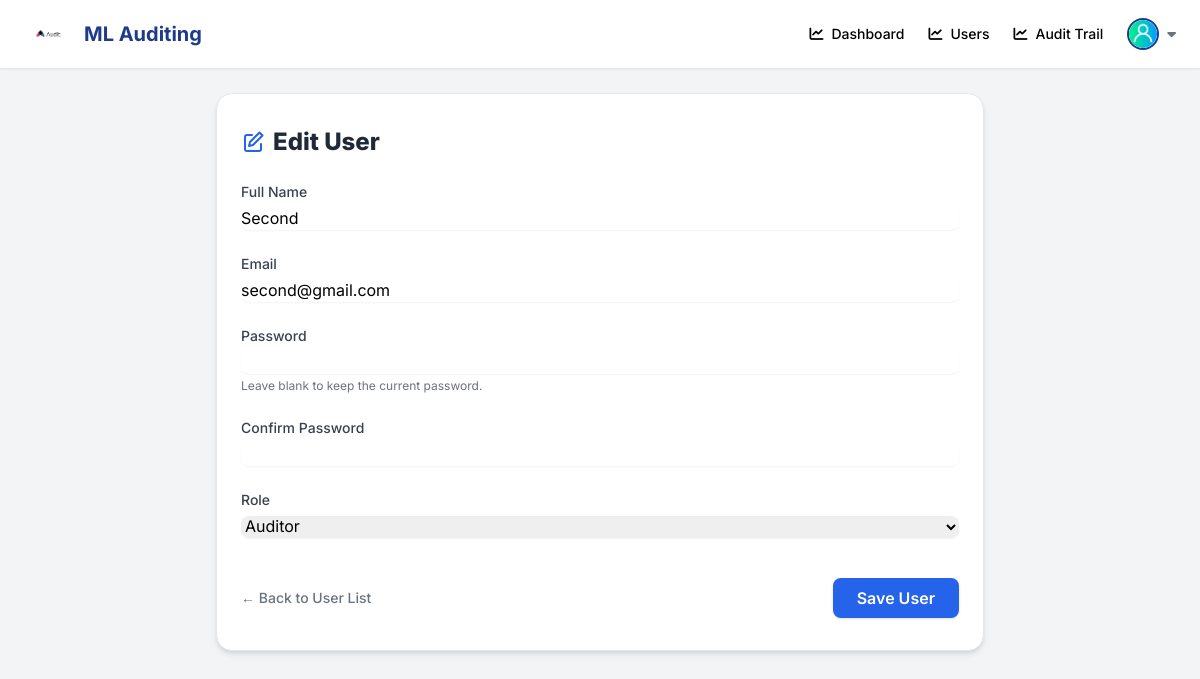
The page /users/3/edit (signed in) on the database its author committed.
### app/models.py (models this page shows, shortened)
class User(UserMixin, db.Model):
    id = db.Column(db.Integer, primary_key=True)
    email = db.Column(db.String(100), unique=True)
    password = db.Column(db.String(100))
    name = db.Column(db.String(100))
    role = db.Column(db.Integer)
    def to_dict(self):
        return {
            "id": self.id,
            "email": self.email,
            "name": self.name,
            "role": self.role
        }

### app/users.py (the view, shortened to what this page needs)
@users_bp.route('/<int:user_id>/edit', methods=['GET', 'POST'])
@login_required
def edit(user_id):
    user = User.query.get_or_404(user_id)
    form = UserForm(obj=user)
    form.password.validators = []
    form.confirm_password.validators = []
    old_data = user.to_dict()
    return render_template('edit.html', form=form, user=user)

### app/forms.py
class UserForm(FlaskForm):
    email = StringField('Email', validators=[
        DataRequired(), Email(), Length(max=100)
    ])
    name = StringField('Full Name', validators=[
        DataRequired(), Length(max=100)
    ])
    password = PasswordField('Password', validators=[
        DataRequired(), Length(min=6),
        EqualTo('confirm_password', message='Passwords must match')
    ])
    confirm_password = PasswordField('Confirm Password', validators=[
        DataRequired()
    ])
    role = SelectField('Role', choices=[
        ('1', 'Admin'),
        ('2', 'Auditor')
    ], validators=[DataRequired()])
    submit = SubmitField('Save User')

### app/templates/edit.html (shortened to what this page needs)
{% extends 'base.html' %}
{% block content %}
<div class="max-w-3xl mx-auto px-6 py-8 bg-white rounded-2xl shadow-md border border-gray-200">
  <h2 class="text-2xl font-extrabold text-gray-800 mb-6 flex items-center gap-2">
    <svg xmlns="http://www.w3.org/2000/svg" class="h-6 w-6 text-blue-600" fill="none" viewBox="0 0 24 24" stroke="currentColor">
      <path stroke-linecap="round" stroke-linejoin="round" stroke-width="2" d="M11 5H6a2 2 0 00-2 2v12a2 2 0 002 2h12a2 2 0 002-2v-5M18.5 2.5l3 3L12 15l-4 1 1-4 9.5-9.5z" />
    </svg>
    Edit User
  </h2>
  <form method="POST" class="space-y-6">
    <div>
      <label class="block text-sm font-medium text-gray-700 mb-1">{{ form.name.label.text }}</label>
      {{ form.name(class="form-input w-full rounded-lg border-gray-300 focus:ring-blue-500 focus:border-blue-500 shadow-sm") }}
    </div>
    <div>
      <label class="block text-sm font-medium text-gray-700 mb-1">{{ form.email.label.text }}</label>
      {{ form.email(class="form-input w-full rounded-lg border-gray-300 focus:ring-blue-500 focus:border-blue-500 shadow-sm") }}
    </div>
    <div>
      <label class="block text-sm font-medium text-gray-700 mb-1">{{ form.password.label.text }}</label>
      {{ form.password(class="form-input w-full rounded-lg border-gray-300 focus:ring-blue-500 focus:border-blue-500 shadow-sm") }}
      <p class="text-xs text-gray-500 mt-1">Leave blank to keep the current password.</p>
    </div>
    <div>
      <label class="block text-sm font-medium text-gray-700 mb-1">{{ form.confirm_password.label.text }}</label>
      {{ form.confirm_password(class="form-input w-full rounded-lg border-gray-300 focus:ring-blue-500 focus:border-blue-500 shadow-sm") }}
    </div>
    <div>
      <label class="block text-sm font-medium text-gray-700 mb-1">{{ form.role.label.text }}</label>
      {{ form.role(class="form-select w-full rounded-lg border-gray-300 focus:ring-blue-500 focus:border-blue-500 shadow-sm") }}
    </div>
    <div class="flex justify-between items-center pt-4">
      <a href="{{ url_for('users.users') }}" class="text-gray-500 hover:text-blue-600 transition text-sm font-medium">
        ← Back to User List
      </a>
      {{ form.submit(class="bg-blue-600 hover:bg-blue-700 transition text-white font-semibold px-6 py-2 rounded-lg shadow") }}
    </div>
  </form>
</div>
{% endblock %}

### app/templates/base.html (style rules this page uses)
body { font-family: 'Inter', sans-serif; }
:root { --primary: #1E3A8A; }

### rows shown on the page
User: name "Second", email "second@gmail.com", role "Auditor"
